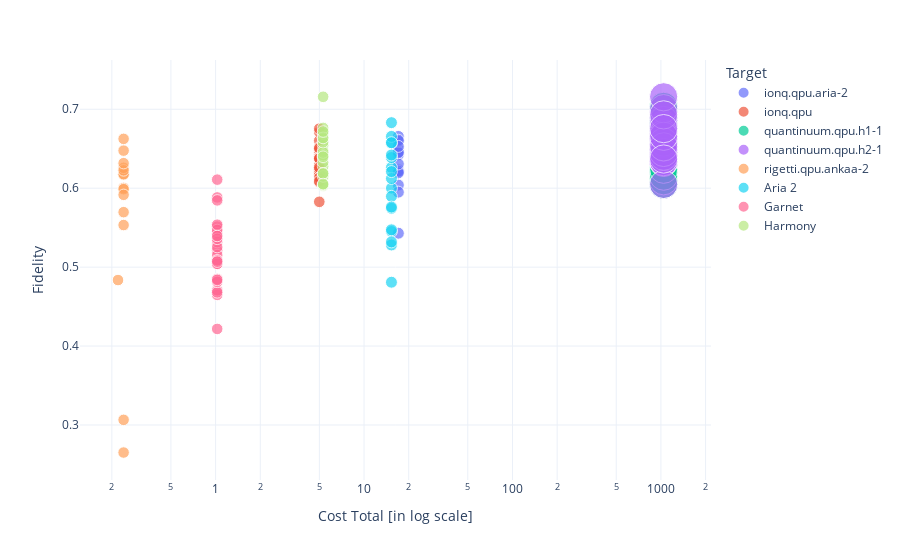

Notebook cell for this chart:
### Code cell
"""removed_column_cost = azure_data_cost.columns[0]
azure_data_cost = azure_data_cost.drop(columns=[removed_column_cost])


removed_column2_cost = aws_data_cost.columns[0]
aws_data_cost = aws_data_cost.drop(columns=[removed_column2_cost])"""
        # retrieve fidelities from aws and azure data csv
        # add them to the dmerge the fidelities from the aws data and azure data together 
        # merge the cost estimates from 
        # add the fidelity from the aws data and azure data dataframe into 

"""azure_fidelity = azure_data["Fidelity"] 
aws_fidelity = aws_data["Fidelity"]
fidelities = pd.concat([azure_fidelity, aws_fidelity], axis=1)
print(fidelities)"""
# merge this all into one series 

# 

azure_merge = azure_data_cost [["Target", "Number of Qubits", "Fidelity", "Cost Estimate"]]

aws_merge = aws_data_cost [["Target", "Number of Qubits", "Fidelity", "Cost Estimate"]]


dataframe = [azure_merge, aws_merge]

both_provider_data = pd.concat(dataframe)
#both_provider_all = pd.concat([both_provider_data, fidelities], axis=0, ignore_index = True)

both_provider_data["Number of Qubits"] = both_provider_data["Number of Qubits"].astype(str)

both_filtered_scatter = both_provider_data[both_provider_data['Number of Qubits'].str.contains('8')]
both_filtered_scatter['size'] = (both_filtered_scatter['Cost Estimate'] - both_filtered_scatter['Cost Estimate'].min()) / (both_filtered_scatter['Cost Estimate'].max() - both_filtered_scatter['Cost Estimate'].min()) * 50 + 10
fig = px.scatter(both_filtered_scatter, x = 'Cost Estimate', y = 'Fidelity', color = 'Target', size = 'size')
        #fig.update_traces(marker=dict(size=30))
fig.update_xaxes(type='log', title = "Cost Total [in log scale]")
fig

### Figure 1 — Plotly figure (JSON) as saved in the notebook; plotly's stock layout.template omitted (floating-point values rounded to 4 significant figures)
{"data": [{"hovertemplate": "Target=ionq.qpu.aria-2<br>Cost Estimate=%{x}<br>Fidelity=%{y}<br>size=%{marker.size}<extra></extra>", "legendgroup": "ionq.qpu.aria-2", "marker": {"color": "#636efa", "size": [10.81, 10.81, 10.81, 10.81, 10.81, 10.81, 10.81, 10.81, 10.81, 10.81, 10.81, 10.81, 10.81, 10.81, 10.81, 10.81, 10.81], "sizemode": "area", "sizeref": 0.15, "symbol": "circle"}, "mode": "markers", "name": "ionq.qpu.aria-2", "orientation": "v", "showlegend": true, "type": "scatter", "x": [17.03, 17.03, 17.03, 17.03, 17.03, 17.03, 17.03, 17.03, 17.03, 17.03, 17.03, 17.03, 17.03, 17.03, 17.03, 17.03, 17.03], "xaxis": "x", "y": [0.6221, 0.6487, 0.6233, 0.604, 0.595, 0.543, 0.6423, 0.6217, 0.6458, 0.6214, 0.6194, 0.6656, 0.6308, 0.6449, 0.6593, 0.6608, 0.653], "yaxis": "y"}, {"hovertemplate": "Target=ionq.qpu<br>Cost Estimate=%{x}<br>Fidelity=%{y}<br>size=%{marker.size}<extra></extra>", "legendgroup": "ionq.qpu", "marker": {"color": "#EF553B", "size": [10.23, 10.23, 10.23, 10.23, 10.23, 10.23, 10.23, 10.23, 10.23, 10.23, 10.23, 10.23, 10.23, 10.23, 10.23, 10.23, 10.23, 10.23, 10.23, 10.23, 10.23, 10.23], "sizemode": "area", "sizeref": 0.15, "symbol": "circle"}, "mode": "markers", "name": "ionq.qpu", "orientation": "v", "showlegend": true, "type": "scatter", "x": [4.995, 4.995, 4.995, 4.995, 4.995, 4.995, 4.995, 4.995, 4.995, 4.995, 4.995, 4.995, 4.995, 4.995, 4.995, 4.995, 4.995, 4.995, 4.995, 4.995, 4.995, 4.995], "xaxis": "x", "y": [0.5828, 0.6423, 0.626, 0.6604, 0.6475, 0.6177, 0.6077, 0.6712, 0.6249, 0.6754, 0.6197, 0.6401, 0.6295, 0.6517, 0.624, 0.6505, 0.6131, 0.6382, 0.637, 0.6379, 0.6089, 0.6263], "yaxis": "y"}, {"hovertemplate": "Target=quantinuum.qpu.h1-1<br>Cost Estimate=%{x}<br>Fidelity=%{y}<br>size=%{marker.size}<extra></extra>", "legendgroup": "quantinuum.qpu.h1-1", "marker": {"color": "#00cc96", "size": [60, 60, 60, 60, 60, 60, 60, 60, 60, 60, 60, 60, 60, 60, 60, 60, 60, 60, 60, 60, 60, 60, 60, 60, 60], "sizemode": "area", "sizeref": 0.15, "symbol": "circle"}, "mode": "markers", "name": "quantinuum.qpu.h1-1", "orientation": "v", "showlegend": true, "type": "scatter", "x": [1043.0, 1043.0, 1043.0, 1043.0, 1043.0, 1043.0, 1043.0, 1043.0, 1043.0, 1043.0, 1043.0, 1043.0, 1043.0, 1043.0, 1043.0, 1043.0, 1043.0, 1043.0, 1043.0, 1043.0, 1043.0, 1043.0, 1043.0, 1043.0, 1043.0], "xaxis": "x", "y": [0.6816, 0.6859, 0.6492, 0.6225, 0.6048, 0.6597, 0.6681, 0.6382, 0.6647, 0.7037, 0.6805, 0.6771, 0.6643, 0.6094, 0.6632, 0.6788, 0.6153, 0.6619, 0.6571, 0.6526, 0.6738, 0.6697, 0.6668, 0.6694, 0.6241], "yaxis": "y"}, {"hovertemplate": "Target=quantinuum.qpu.h2-1<br>Cost Estimate=%{x}<br>Fidelity=%{y}<br>size=%{marker.size}<extra></extra>", "legendgroup": "quantinuum.qpu.h2-1", "marker": {"color": "#ab63fa", "size": [60, 60, 60, 60, 60, 60, 60, 60, 60, 60, 60, 60, 60, 60, 60, 60, 60, 60, 60, 60, 60, 60, 60, 60, 60, 60, 60, 60, 60], "sizemode": "area", "sizeref": 0.15, "symbol": "circle"}, "mode": "markers", "name": "quantinuum.qpu.h2-1", "orientation": "v", "showlegend": true, "type": "scatter", "x": [1043.0, 1043.0, 1043.0, 1043.0, 1043.0, 1043.0, 1043.0, 1043.0, 1043.0, 1043.0, 1043.0, 1043.0, 1043.0, 1043.0, 1043.0, 1043.0, 1043.0, 1043.0, 1043.0, 1043.0, 1043.0, 1043.0, 1043.0, 1043.0, 1043.0, 1043.0, 1043.0, 1043.0, 1043.0], "xaxis": "x", "y": [0.6491, 0.6627, 0.6508, 0.6783, 0.6327, 0.6567, 0.6472, 0.6379, 0.6493, 0.6404, 0.6663, 0.6338, 0.6336, 0.6048, 0.6406, 0.6711, 0.6858, 0.6666, 0.6688, 0.6519, 0.6584, 0.7008, 0.7158, 0.6453, 0.6524, 0.6658, 0.637, 0.6929, 0.6755], "yaxis": "y"}, {"hovertemplate": "Target=rigetti.qpu.ankaa-2<br>Cost Estimate=%{x}<br>Fidelity=%{y}<br>size=%{marker.size}<extra></extra>", "legendgroup": "rigetti.qpu.ankaa-2", "marker": {"color": "#FFA15A", "size": [10.0, 10.0, 10.0, 10.0, 10.0, 10.0, 10.0, 10.0, 10.0, 10.0, 10, 10.0, 10.0, 10.0, 10.0], "sizemode": "area", "sizeref": 0.15, "symbol": "circle"}, "mode": "markers", "name": "rigetti.qpu.ankaa-2", "orientation": "v", "showlegend": true, "type": "scatter", "x": [0.24, 0.24, 0.24, 0.24, 0.24, 0.24, 0.24, 0.24, 0.24, 0.24, 0.22, 0.24, 0.24, 0.24, 0.24], "xaxis": "x", "y": [0.6476, 0.6004, 0.6625, 0.6173, 0.5988, 0.6177, 0.6259, 0.5533, 0.5916, 0.6226, 0.4836, 0.3065, 0.6317, 0.5697, 0.2651], "yaxis": "y"}, {"hovertemplate": "Target=Aria 2<br>Cost Estimate=%{x}<br>Fidelity=%{y}<br>size=%{marker.size}<extra></extra>", "legendgroup": "Aria 2", "marker": {"color": "#19d3f3", "size": [10.72, 10.72, 10.72, 10.72, 10.72, 10.72, 10.72, 10.72, 10.72, 10.72, 10.72, 10.72, 10.72, 10.72, 10.72, 10.72, 10.72, 10.72], "sizemode": "area", "sizeref": 0.15, "symbol": "circle"}, "mode": "markers", "name": "Aria 2", "orientation": "v", "showlegend": true, "type": "scatter", "x": [15.3, 15.3, 15.3, 15.3, 15.3, 15.3, 15.3, 15.3, 15.3, 15.3, 15.3, 15.3, 15.3, 15.3, 15.3, 15.3, 15.3, 15.3], "xaxis": "x", "y": [0.6001, 0.6573, 0.6264, 0.5281, 0.5451, 0.4809, 0.5744, 0.5897, 0.6656, 0.5319, 0.5473, 0.6388, 0.6123, 0.642, 0.5761, 0.6831, 0.6211, 0.6577], "yaxis": "y"}, {"hovertemplate": "Target=Garnet<br>Cost Estimate=%{x}<br>Fidelity=%{y}<br>size=%{marker.size}<extra></extra>", "legendgroup": "Garnet", "marker": {"color": "#FF6692", "size": [10.04, 10.04, 10.04, 10.04, 10.04, 10.04, 10.04, 10.04, 10.04, 10.04, 10.04, 10.04, 10.04, 10.04, 10.04, 10.04, 10.04, 10.04, 10.04, 10.04, 10.04, 10.04, 10.04, 10.04, 10.04, 10.04], "sizemode": "area", "sizeref": 0.15, "symbol": "circle"}, "mode": "markers", "name": "Garnet", "orientation": "v", "showlegend": true, "type": "scatter", "x": [1.025, 1.025, 1.025, 1.025, 1.025, 1.025, 1.025, 1.025, 1.025, 1.025, 1.025, 1.025, 1.025, 1.025, 1.025, 1.025, 1.025, 1.025, 1.025, 1.025, 1.025, 1.025, 1.025, 1.025, 1.025, 1.025], "xaxis": "x", "y": [0.521, 0.5471, 0.5153, 0.5513, 0.5883, 0.5431, 0.5318, 0.6108, 0.5846, 0.547, 0.5254, 0.5078, 0.5359, 0.5043, 0.5538, 0.485, 0.5395, 0.4217, 0.4648, 0.4706, 0.5042, 0.4681, 0.4814, 0.5087, 0.4838, 0.5069], "yaxis": "y"}, {"hovertemplate": "Target=Harmony<br>Cost Estimate=%{x}<br>Fidelity=%{y}<br>size=%{marker.size}<extra></extra>", "legendgroup": "Harmony", "marker": {"color": "#B6E880", "size": [10.24, 10.24, 10.24, 10.24, 10.24, 10.24, 10.24, 10.24, 10.24, 10.24, 10.24, 10.24, 10.24, 10.24, 10.24, 10.24, 10.24, 10.24, 10.24, 10.24, 10.24, 10.24], "sizemode": "area", "sizeref": 0.15, "symbol": "circle"}, "mode": "markers", "name": "Harmony", "orientation": "v", "showlegend": true, "type": "scatter", "x": [5.3, 5.3, 5.3, 5.3, 5.3, 5.3, 5.3, 5.3, 5.3, 5.3, 5.3, 5.3, 5.3, 5.3, 5.3, 5.3, 5.3, 5.3, 5.3, 5.3, 5.3, 5.3], "xaxis": "x", "y": [0.664, 0.641, 0.6033, 0.6543, 0.6279, 0.6697, 0.6389, 0.6474, 0.6044, 0.7158, 0.6763, 0.6328, 0.6419, 0.6453, 0.615, 0.6584, 0.6186, 0.6399, 0.6637, 0.6187, 0.6052, 0.6717], "yaxis": "y"}], "layout": {"legend": {"itemsizing": "constant", "title": {"text": "Target"}, "tracegroupgap": 0}, "margin": {"t": 60}, "xaxis": {"anchor": "y", "domain": [0, 1], "title": {"text": "Cost Total [in log scale]"}, "type": "log"}, "yaxis": {"anchor": "x", "domain": [0, 1], "title": {"text": "Fidelity"}}}}
